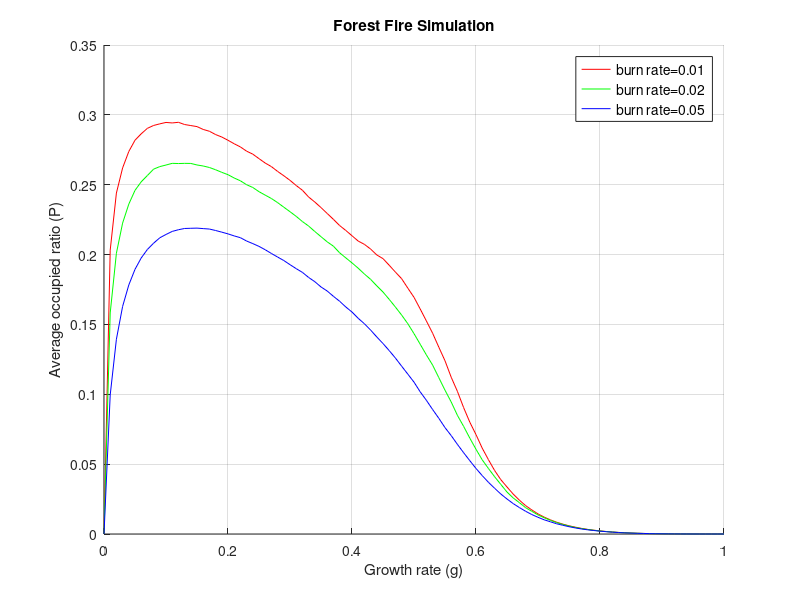

MATLAB code to generate this figure:
clear all; clc;

res = importdata('simu_res.txt');
p1 = [res.data(1:101, 2), res.data(1:101, 3)];
p2 = [res.data(102:202, 2), res.data(102:202, 3)];
p3 = [res.data(203:303, 2), res.data(203:303, 3)];

hold on
grid on
plot(p1(:, 1), p1(:, 2), 'r');
plot(p2(:, 1), p2(:, 2), 'g');
plot(p3(:, 1), p3(:, 2), 'b');
h_legend = legend('burn rate=0.01', 'burn rate=0.02', 'burn rate=0.05');
set(h_legend, 'FontSize', 10);
title('Forest Fire Simulation')
xlabel('Growth rate (g)')
ylabel('Average occupied ratio (P)')